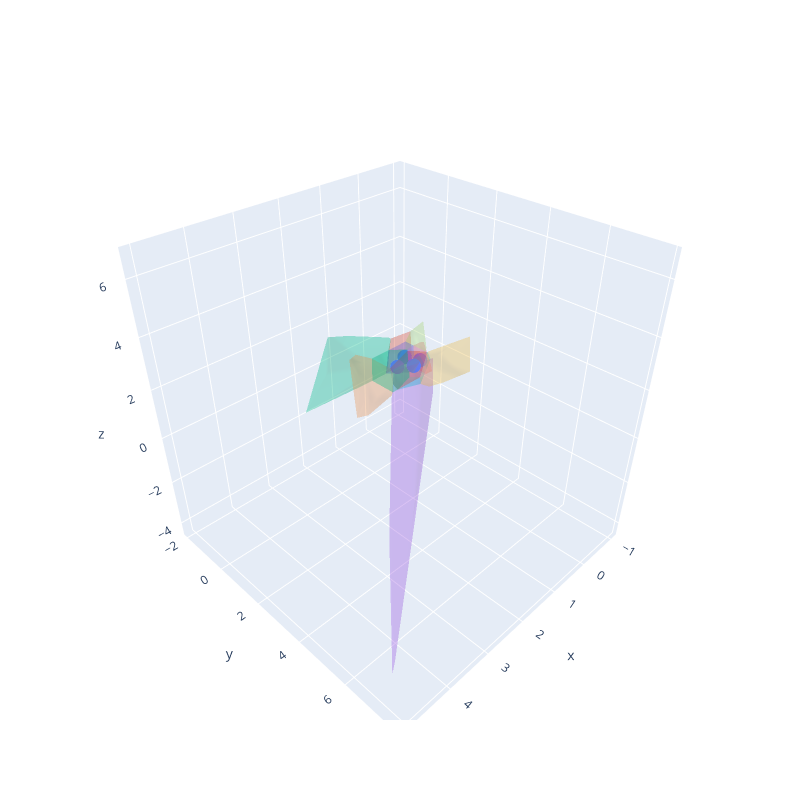

Here is the notebook cell this chart was saved with:
### Code cell
##### PLOT VORONOI WITH FURTHEST POINTS #####
np.random.seed(2023)

# Sample set of points (replace with your own)
original_points = np.random.rand(4, 3)
## Generate vertices for a hypercube (n-dimensional cube) defined by the given interval
intervals = [(0, 1), (0, 1),(0,1)]
vertices = utilities_voronoi.generate_hypercube_vertices(intervals)
## Define the coordinates of the square's vertices
#square_vertices = np.array([[0, 0], [0, 1], [1, 1], [1, 0],[0,0]]) NECCESARY?

## Compute original Voronoi diagram
vor = Voronoi(original_points)

## Compute symmetric points
all_points = add_symmetric_points(vor,vertices,intervals)

## Compute Voronoi diagram
vor = Voronoi(all_points)

## Generate random radios for the points
radios = np.random.rand(len(original_points))/3 +0.1

## Generate random 1 or -1 as the sign
derivative_sign = np.random.choice([-1,1],len(original_points))

## Plot Voronoi diagram
utilities_voronoi.plot_finite_voronoi_3D(vor,all_points,original_points,plot_symmetric_points=False)

## Check if the space is filled
space_filled,distances = utilities_voronoi.check_space_filled(vor,radios,vertices)
print(space_filled)

### Figure 1 — Plotly figure (JSON) as saved in the notebook; plotly's stock layout.template omitted (floating-point values rounded to 4 significant figures)
{"data": [{"marker": {"size": 5}, "mode": "markers", "type": "scatter3d", "x": [0.322, 0.1266, 0.02209, 0.5449], "y": [0.8904, 0.1413, 0.7273, 0.4564], "z": [0.5881, 0.4679, 0.5244, 0.5014]}, {"alphahull": 0, "colorscale": [[0, "#440154"], [0.1111, "#482878"], [0.2222, "#3e4989"], [0.3333, "#31688e"], [0.4444, "#26828e"], [0.5556, "#1f9e89"], [0.6667, "#35b779"], [0.7778, "#6ece58"], [0.8889, "#b5de2b"], [1, "#fde725"]], "opacity": 0.2, "type": "mesh3d", "x": [0.2184, 0.2101, 2.776e-17, -0.4474, -0.3395, -2.776e-17, 0.5996, 0.5196], "y": [-0.5231, -0.3997, 0, -0.4008, -0.3041, 0, -5.551e-17, 0], "z": [-0.158, 1.106, 5.551e-17, -0.1211, 1.081, 1.0, 0, 1]}, {"alphahull": 0, "colorscale": [[0, "#440154"], [0.1111, "#482878"], [0.2222, "#3e4989"], [0.3333, "#31688e"], [0.4444, "#26828e"], [0.5556, "#1f9e89"], [0.6667, "#35b779"], [0.7778, "#6ece58"], [0.8889, "#b5de2b"], [1, "#fde725"]], "opacity": 0.2, "type": "mesh3d", "x": [1, 1.858, 1.937, 1.22, 0.2397, 0.366, 1.0, 1.286, 1.202, 1.63, 0.2184, 0.2101, 0.5996, 0.5196], "y": [5.551e-17, -1.85, -1.9, -0.2189, -0.4532, -0.8296, 0, -0.2855, -0.8264, -1.012, -0.5231, -0.3997, -5.551e-17, 0], "z": [0, -1.684, -1.729, -0.1993, 1.149, -0.4107, 1, 1.261, 1.756, 1.926, -0.158, 1.106, 0, 1]}, {"alphahull": 0, "colorscale": [[0, "#440154"], [0.1111, "#482878"], [0.2222, "#3e4989"], [0.3333, "#31688e"], [0.4444, "#26828e"], [0.5556, "#1f9e89"], [0.6667, "#35b779"], [0.7778, "#6ece58"], [0.8889, "#b5de2b"], [1, "#fde725"]], "opacity": 0.2, "type": "mesh3d", "x": [4.593, 3.049, 5.014, 0.2183, 0.3367, 1.094, 4.452, 1.02, 0.2096, 0.24, 1.063, 1.0, 0.8576, 1], "y": [6.849, 4.192, 7.652, 1.477, 1.258, 1.1, 7.826, 1.123, 1.608, 1.546, 1.052, 1, 1.0, 1], "z": [-4.272, -2.362, -1.973, -0.1553, -0.04807, -0.1082, 6.682, 1.033, 1.182, 1.145, -0.05678, 2.22e-16, 0, 0.3664]}, {"alphahull": 0, "colorscale": [[0, "#440154"], [0.1111, "#482878"], [0.2222, "#3e4989"], [0.3333, "#31688e"], [0.4444, "#26828e"], [0.5556, "#1f9e89"], [0.6667, "#35b779"], [0.7778, "#6ece58"], [0.8889, "#b5de2b"], [1, "#fde725"]], "opacity": 0.2, "type": "mesh3d", "x": [1, 1.778, 1.22, 1.793, 1.622, 1.0, 1.286, 1.784, 1.063, 1.0, 1, 1], "y": [5.551e-17, 0.5766, -0.2189, 0.3564, 0.8666, 0, -0.2855, 0.3276, 1.052, 1, 0.8735, 1], "z": [0, -0.7062, -0.1993, 1.55, -0.5641, 1, 1.261, 1.716, -0.05678, 2.22e-16, 1, 0.3664]}, {"alphahull": 0, "colorscale": [[0, "#440154"], [0.1111, "#482878"], [0.2222, "#3e4989"], [0.3333, "#31688e"], [0.4444, "#26828e"], [0.5556, "#1f9e89"], [0.6667, "#35b779"], [0.7778, "#6ece58"], [0.8889, "#b5de2b"], [1, "#fde725"]], "opacity": 0.2, "type": "mesh3d", "x": [-0.01075, 0.3367, 1.02, 0.24, 1.0, 0, 0.8576, 0.1861, 1, 0], "y": [1.032, 1.258, 1.123, 1.546, 1, 1, 1.0, 1, 1, 1], "z": [1.008, -0.04807, 1.033, 1.145, 1.0, 1, 0, 0, 0.3664, 0.8768]}, {"alphahull": 0, "colorscale": [[0, "#440154"], [0.1111, "#482878"], [0.2222, "#3e4989"], [0.3333, "#31688e"], [0.4444, "#26828e"], [0.5556, "#1f9e89"], [0.6667, "#35b779"], [0.7778, "#6ece58"], [0.8889, "#b5de2b"], [1, "#fde725"]], "opacity": 0.2, "type": "mesh3d", "x": [3.469e-18, -0.1798, -0.3339, -0.2174, 0, 2.776e-17, -0.2508, -0.2107, 0, 5.551e-17], "y": [1, 1.015, 0.7338, 0.5085, 1, 0.4689, 0.4863, 0.4091, 0.3725, 0.9519], "z": [0, -0.007575, -0.01407, -0.009158, 0.8768, 0, 1.012, 1.01, 1, 1]}, {"alphahull": 0, "colorscale": [[0, "#440154"], [0.1111, "#482878"], [0.2222, "#3e4989"], [0.3333, "#31688e"], [0.4444, "#26828e"], [0.5556, "#1f9e89"], [0.6667, "#35b779"], [0.7778, "#6ece58"], [0.8889, "#b5de2b"], [1, "#fde725"]], "opacity": 0.2, "type": "mesh3d", "x": [-0.299, -1.002, -0.786, 2.776e-17, -0.4474, -0.3395, -2.776e-17, -0.2174, 2.776e-17, -0.2651, -0.2107, 0], "y": [0.4077, -0.5054, -0.3736, 0, -0.4008, -0.3041, 0, 0.5085, 0.4689, 0.3313, 0.4091, 0.3725], "z": [-0.08091, -0.2711, 1.187, 5.551e-17, -0.1211, 1.081, 1.0, -0.009158, 0, 1.063, 1.01, 1]}, {"alphahull": 0, "colorscale": [[0, "#440154"], [0.1111, "#482878"], [0.2222, "#3e4989"], [0.3333, "#31688e"], [0.4444, "#26828e"], [0.5556, "#1f9e89"], [0.6667, "#35b779"], [0.7778, "#6ece58"], [0.8889, "#b5de2b"], [1, "#fde725"]], "opacity": 0.2, "type": "mesh3d", "x": [0.2173, 0.3328, 0.1861, 3.469e-18, 0, 2.776e-17, 0, 5.551e-17, 0.2108, 0.2517], "y": [0.5076, 0.7304, 1, 1, 1, 0.4689, 0.3725, 0.9519, 0.4101, 0.4892], "z": [0, 0, 0, 0, 0.8768, 0, 1, 1, 1.0, 1]}, {"alphahull": 0, "colorscale": [[0, "#440154"], [0.1111, "#482878"], [0.2222, "#3e4989"], [0.3333, "#31688e"], [0.4444, "#26828e"], [0.5556, "#1f9e89"], [0.6667, "#35b779"], [0.7778, "#6ece58"], [0.8889, "#b5de2b"], [1, "#fde725"]], "opacity": 0.2, "type": "mesh3d", "x": [-0.01075, -0.9722, -0.163, 0.2183, 0.3367, 0.2096, 0.24, 0.1861, 3.469e-18, -0.1798, 0, -0.7958, -0.3332, -0.06164], "y": [1.032, 1.671, 1.533, 1.477, 1.258, 1.608, 1.546, 1, 1, 1.015, 1, 1.814, 1.727, 1.084], "z": [1.008, -0.3489, -0.2774, -0.1553, -0.04807, 1.182, 1.145, 0, 0, -0.007575, 0.8768, 1.467, 1.417, 1.048]}, {"alphahull": 0, "colorscale": [[0, "#440154"], [0.1111, "#482878"], [0.2222, "#3e4989"], [0.3333, "#31688e"], [0.4444, "#26828e"], [0.5556, "#1f9e89"], [0.6667, "#35b779"], [0.7778, "#6ece58"], [0.8889, "#b5de2b"], [1, "#fde725"]], "opacity": 0.2, "type": "mesh3d", "x": [0.2173, 2.776e-17, -2.776e-17, 0.5996, 0.5196, 2.776e-17, 0, 0.2108], "y": [0.5076, 0, 0, -5.551e-17, 0, 0.4689, 0.3725, 0.4101], "z": [0, 5.551e-17, 1.0, 0, 1, 0, 1, 1.0]}, {"alphahull": 0, "colorscale": [[0, "#440154"], [0.1111, "#482878"], [0.2222, "#3e4989"], [0.3333, "#31688e"], [0.4444, "#26828e"], [0.5556, "#1f9e89"], [0.6667, "#35b779"], [0.7778, "#6ece58"], [0.8889, "#b5de2b"], [1, "#fde725"]], "opacity": 0.2, "type": "mesh3d", "x": [1.0, 0, 0.8576, 0.3328, 0.1861, 1, 1, 0, 5.551e-17, 0.2517], "y": [1, 1, 1.0, 0.7304, 1, 0.8735, 1, 1, 0.9519, 0.4892], "z": [1.0, 1, 0, 0, 0, 1, 0.3664, 0.8768, 1, 1]}, {"alphahull": 0, "colorscale": [[0, "#440154"], [0.1111, "#482878"], [0.2222, "#3e4989"], [0.3333, "#31688e"], [0.4444, "#26828e"], [0.5556, "#1f9e89"], [0.6667, "#35b779"], [0.7778, "#6ece58"], [0.8889, "#b5de2b"], [1, "#fde725"]], "opacity": 0.2, "type": "mesh3d", "x": [1, 1.0, 1.0, 0.2173, 0.5996, 0.5196, 0.8576, 0.3328, 1, 1, 0.2108, 0.2517], "y": [5.551e-17, 0, 1, 0.5076, -5.551e-17, 0, 1.0, 0.7304, 0.8735, 1, 0.4101, 0.4892], "z": [0, 1, 2.22e-16, 0, 0, 1, 0, 0, 1, 0.3664, 1.0, 1]}], "layout": {"height": 800, "scene": {"aspectmode": "cube"}, "width": 800}}
